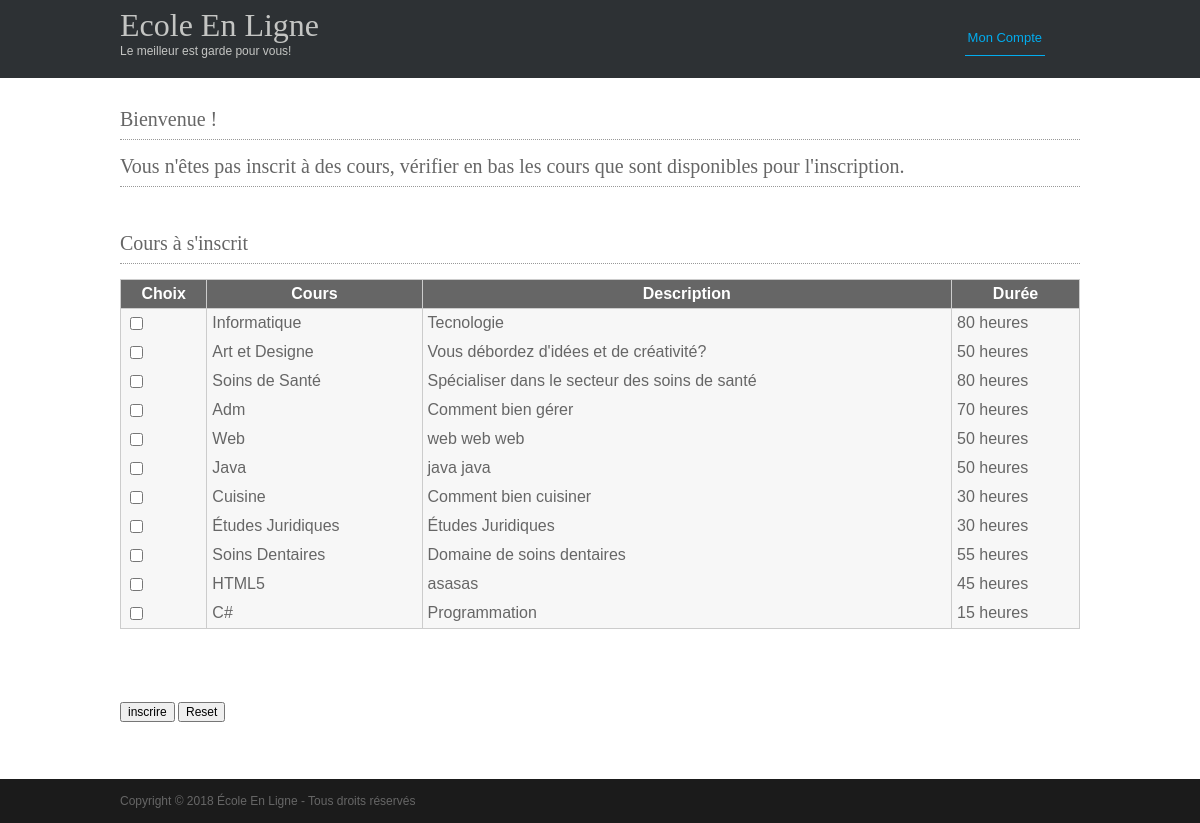
Screenshot of /monCompte.php with the database file from the repository.
### tables this page shows
CREATE TABLE `cours` (
  `idcours` int(11) NOT NULL,
  `titre` varchar(45) NOT NULL,
  `description` longtext NOT NULL,
  `duree` int(11) NOT NULL,
  `status` bit(1) NOT NULL
);

### fonctions.php (the view, shortened to what this page needs)
<?php
function TeteDePage()
{
echo <<<_END
<!DOCTYPE>
<head>
<title>Ecole En Ligne</title>
<meta http-equiv="Content-Type" content="text/html; charset=UTF-8" />
<link rel="stylesheet" href="layout/styles/layout.css" type="text/css" />
<script type="text/javascript" src="layout/scripts/jquery.min.js"></script>
<script type="text/javascript" src="layout/scripts/jquery.slidepanel.setup.js"></script>
<script type="text/javascript" src="layout/scripts/jquery.cycle.min.js"></script>
<script type="text/javascript">
$(function() {
    $('#featured_slide').after('<div id="fsn"><ul id="fs_pagination">').cycle({
        timeout: 5000,
        fx: 'fade',
        pager: '#fs_pagination',
        pause: 1,
        pauseOnPagerHover: 0
    });
});
</script>
</head>
_END;
}
function AfficherMenuMonCompte()
{
    echo <<<_END
    <div class="wrapper col1">
  <div id="header">
    <div id="logo">
      <h1><a href="index.html">Ecole En Ligne</a></h1>
      <p>Le meilleur est garde pour vous!</p>
    </div>
    <div id="topnav">
      <ul>
        <li class="active"><a href="monCompte.php">Mon Compte</a></li>
      </ul>
    </div>
    <br class="clear" />
  </div>
</div>
_END;
}
function PiedDePage()
{
    echo <<<_END
    <div class="wrapper col4"></div>
    <div class="wrapper col5">
    <div id="copyright">
    <p class="fl_left">Copyright &copy; 2018 École En Ligne - Tous droits réservés</p>
    <br class="clear" />
    </div></div></body></html>
_END;
}
function CoursInscrit()
{
    try
    {
        $servername = "localhost";
        $username = "Rose";
        $password = "Teste01!";
        $dbname = "ecoleenligne";
        $idpersonne = $_SESSION['idpersonne'];
        $conn = mysqli_connect($servername, $username, $password, $dbname);
        $sql = "CALL cours_inscrit('$idpersonne')";
        $result = $conn->query($sql);
        if ($result->num_rows > 0)
            {
    echo <<<_END
    <div class="wrapper col3">
    <div id="homecontent">
    <div class="column2">
    <h2>Cours inscrit</h2>
      <table summary="Summary Here" cellpadding="0" cellspacing="0">
        <thead>
          <tr>
            <th>Cours</th>
          </tr>
        </thead>
        <tbody>
_END;
        while($row = $result->fetch_assoc()) {
            $titre = $row["titre"];
            echo '<tr class="light"><td>' . $titre . '</td>';
    }
    echo <<<_END
        </tbody>
      </table>
    </div>
    <br class="clear" />
    </div>
    </div>
_END;
} else {
    echo "<h2>Vous n'êtes pas inscrit à des cours, vérifier en bas les cours que sont disponibles pour l'inscription.</h2>";
}
    }
    catch (Exception $ex)    {
        $msg = 'erreur dans le fichier '. $ex->getFile().' Ligne:'.$ex->getLine().' message:'.$ex->getMessage();
        echo $msg;
        $valide = false;
    }
}
function CoursNomInscrit()
{
    try
    {
        $servername = "localhost";
        $username = "Rose";
        $password = "Teste01!";
        $dbname = "ecoleenligne";
        $idpersonne = $_SESSION['idpersonne'];
        $conn = mysqli_connect($servername, $username, $password, $dbname);
        $sql = "CALL cours_non_inscrit('$idpersonne')";
        $result = $conn->query($sql);
        if ($result->num_rows > 0)
            {
            echo <<<_END
            <div class="wrapper col3">
          <div id="homecontent">
            <div class="column2">
                <h2>Cours à s'inscrit</h2>
                <table summary="Summary Here" cellpadding="0" cellspacing="0">
                <thead>
                  <tr>
                    <th>Choix</th>
                    <th>Cours</th>
                    <th>Description</th>
                    <th>Durée</th>
                  </tr>
                </thead>
                <tbody>
_END;
        while($row = $result->fetch_assoc())
            {
            $idcours = $row["idcours"];
            echo '<tr class="light"><td><form action="addInscriptionCours.php" method="post">';
            echo '<input type="checkbox" name="'.$idcours.'" id="$titre" unchecked/></label></td>';
            $titre = $row["titre"];
            echo '<td>' . $titre . '</td>';
            $description = $row["description"];
            echo '<td>' . $description . '</td>';
            $duree = $row["duree"];
            echo '<td>' . $duree . ' heures</td></tr>';
            }
            echo <<<_END
            </tbody>
              </table>
              </div>
            <br class="clear" />
          </div>
        </div>
_END;
            echo '<p><input type="submit" name="coursainscrit" id="coursainscrit" value="inscrire" />';
            echo '<input type="reset" name="coursreset" id="coursreset" value="Reset"/></p></form>';
            }
else
    {
    echo "Felicitation ! Vous êtes inscrit à tous les cours qu'on a disponibles pour le moment.";
    }
    }
    catch (Exception $ex)    {
        $msg = 'erreur dans le fichier '. $ex->getFile().' Ligne:'.$ex->getLine().' message:'.$ex->getMessage();
        echo $msg;
        $valide = false;
    }
}
?>

### monCompte.php (shortened to what this page needs)
<?php session_start();
    include 'fonctions.php';
    TeteDePage();
    AfficherMenuMonCompte();
?>
<div class="wrapper col3">
  <div id="homecontent">
    <div class="column2">
    <h2>Bienvenue <?php if(isset($_SESSION['prenom'])) { echo $_SESSION['prenom']; } ?> !</h2>
    <?php echo '<div id="deconnexion">';
    echo '<form name="deconnexion" action="index.php" method="post">';
    { echo '<p><input type="submit" class="Btn" name="btnDisconnect" value="Déconnexion"></p></form></div>';} ?>
        <?php
        CoursInscrit();
        CoursNomInscrit();
        ?>
      </div>
    <br class="clear" />
  </div>
</div>
<?php PiedDePage(); ?>

### layout/styles/layout.css (style rules this page uses)
a { outline:none; text-decoration:none; }
.fl_left, .imgl { float:left; }
div.wrapper { display:block; width:100%; margin:0; text-align:left; }
div.wrapper h1, div.wrapper h2, div.wrapper h3, div.wrapper h4, div.wrapper h5, div.wrapper h6 { margin:0; padding:0; font-size:20px; font-weight:normal; line-height:normal; font-family:Georgia, "Times New Roman", Times, serif; }
.col1, .col1 a { color:#C4C5C3; background-color:#2D3134; }
.col3 { color:#666666; background-color:#FFFFFF; }
.col5, .col5 a { color:#666666; background-color:#1B1B1B; }
#header, #topbar, #topnav, #breadcrumb, #homecontent, #container, #footer, #copyright { display:block; position:relative; width:960px; margin:0 auto; }
#header { padding:0 0 20px 0; }
#header #logo { display:block; float:left; width:300px; margin-top:7px; overflow:hidden; }
#header #logo h1, #header p, #header ul { margin:0; padding:0; list-style:none; line-height:normal; }
#header #logo h1 { font-size:32px; }
#container h1, #container h2, #container h3, #container h4, #container h5, #container h6, #homecontent h2 { font-size:20px; margin:0 0 15px 0; padding-bottom:8px; color:#666666; background-color:#FFFFFF; border-bottom:1px dotted #999999; }
#homecontent { padding:30px 0; line-height:1.3em; }
#copyright { padding:15px 0; }
#copyright p { margin:0; padding:0; }

### layout/styles/navi.css (style rules this page uses)
#header #topnav { display:block; float:right; width:650px; margin:30px 0 0 0; padding:0; font-size:13px; font-family:Verdana, Arial, Helvetica, sans-serif; text-align:right; }
#header ul { margin:0; padding:0; list-style:none; }
#header li { display:inline; margin-right:35px; }
#header li a:link, #header li a:visited, #header li a:hover { margin:0; padding:0 3px 10px 3px; color:#FFFFFF; background-color:#2D3134; border-bottom:1px solid #2D3134; }
#header li a:hover, #header li.active a { color:#02ACEE; background-color:#2D3134; border-bottom-color:#02ACEE; }

### layout/styles/forms.css (style rules this page uses)
form, fieldset, legend { margin:0; padding:0; border:none; }
input, textarea, select { font-size:12px; font-family:Verdana, Arial, Helvetica, sans-serif; }

### layout/styles/tables.css (style rules this page uses)
table { width:100%; border-collapse:collapse; table-layout:auto; vertical-align:top; margin-bottom:15px; border:1px solid #CCCCCC; }
table thead th { color:#FFFFFF; background-color:#666666; border:1px solid #CCCCCC; border-collapse:collapse; text-align:center; table-layout:auto; vertical-align:middle; }
table tbody td { vertical-align:top; border-collapse:collapse; border-left:1px solid #CCCCCC; border-right:1px solid #CCCCCC; }
table thead th, table tbody td { padding:5px; border-collapse:collapse; }
table tbody tr.light { color:#666666; background-color:#F7F7F7; }

### rows the page displays
cours: titre "Informatique", description "Tecnologie", duree "80"
cours: titre "Art et Designe", description "Vous débordez d'idées et de créativité?", duree "50"
cours: titre "Soins de Santé", description "Spécialiser dans le secteur des soins de santé", duree "80"
cours: titre "Adm", description "Comment bien gérer", duree "70"
cours: titre "Web", description "web web web", duree "50"
cours: titre "Java", description "java java", duree "50"
cours: titre "Cuisine", description "Comment bien cuisiner", duree "30"
cours: titre "Études Juridiques", description "Études Juridiques", duree "30"
cours: titre "Soins Dentaires", description "Domaine de soins dentaires", duree "55"
cours: titre "HTML5", description "asasas", duree "45"
cours: titre "C#", description "Programmation", duree "15"
